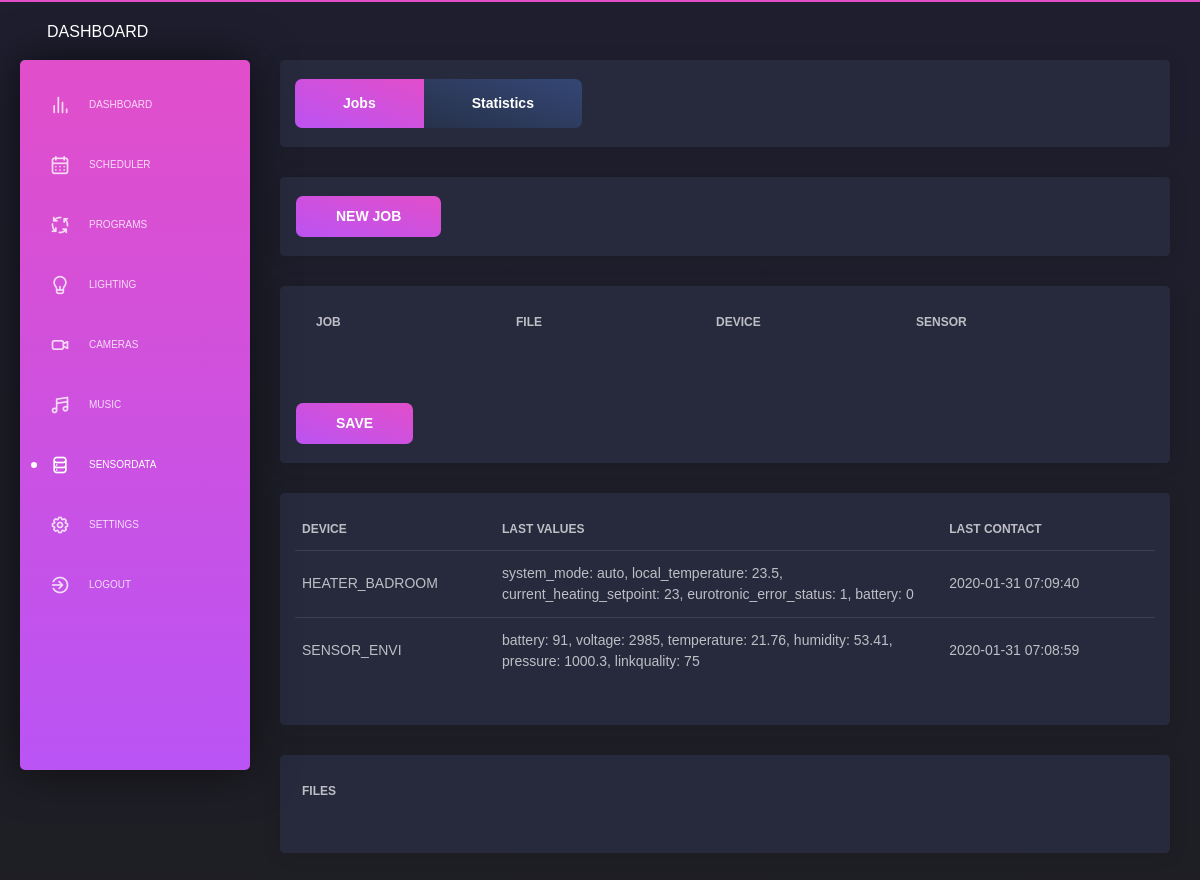
The app's page /sensordata/jobs (signed in), older data.
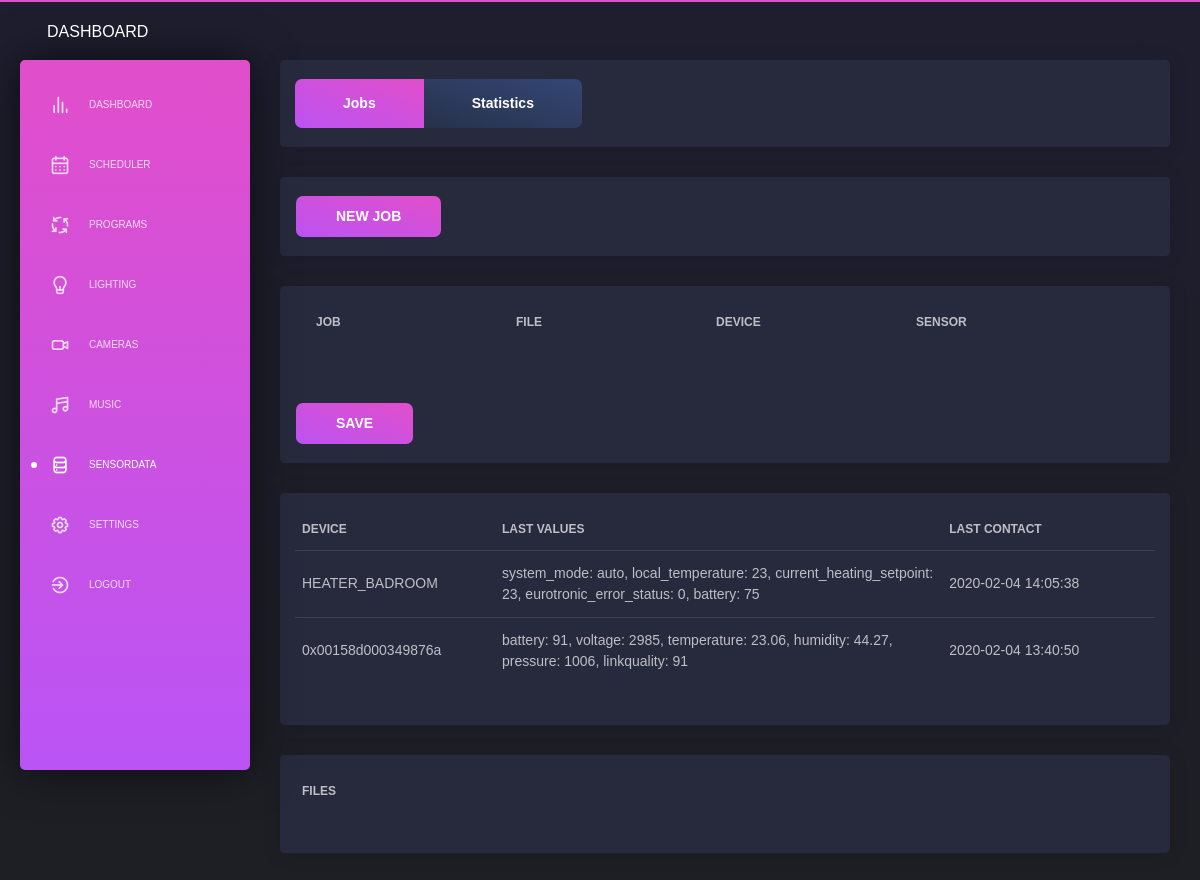
The same page, newer data.
### app/database/models.py (models this page shows)
class Devices(db.Model):
    __tablename__ = 'devices'
    id                            = db.Column(db.Integer, primary_key=True, autoincrement = True)
    name                          = db.Column(db.String(50), unique=True)
    gateway                       = db.Column(db.String(50))
    ieeeAddr                      = db.Column(db.String(50), unique=True)
    model                         = db.Column(db.String(50))
    device_type                   = db.Column(db.String(50))
    description                   = db.Column(db.String(200))
    input_values                  = db.Column(db.String(200))
    input_events                  = db.Column(db.String(200))
    commands                      = db.Column(db.String(200))
    commands_json                 = db.Column(db.String(200))
    last_contact                  = db.Column(db.String(50))
    last_values_json              = db.Column(db.String(200))
    last_values_string            = db.Column(db.String(200))
    exception_option              = db.Column(db.String(50), server_default=("None"))
    exception_setting             = db.Column(db.String(50), server_default=("None"))
    exception_sensor_ieeeAddr     = db.Column(db.String(50), server_default=("None"))
    exception_sensor_input_values = db.Column(db.String(50), server_default=("None"))
    exception_value_1             = db.Column(db.String(50), server_default=("None"))
    exception_value_2             = db.Column(db.String(50), server_default=("None"))
    exception_value_3             = db.Column(db.String(50), server_default=("None"))

### app/sites/sensordata_jobs.py (the view, shortened to what this page needs)
@app.route('/sensordata/jobs', methods=['GET', 'POST'])
@login_required
@permission_required
def sensordata_jobs():
    page_title       = 'Smarthome | Sensordata | Jobs'
    page_description = 'The sensordata jobs configuration page.'
    success_message_change_settings = []
    error_message_change_settings   = []
    success_message_add_job         = False
    error_message_add_job           = []
    error_message_datafile          = ""
    if session.get('delete_job_success', None) != None:
        success_message_change_settings.append(session.get('delete_job_success'))
        session['delete_job_success'] = None
    if session.get('delete_job_error', None) != None:
        error_message_change_settings.append(session.get('delete_job_error'))
        session['delete_job_error'] = None
    if session.get('error_download_datafile', None) != None:
        error_message_datafile = session.get('error_download_datafile')
        session['error_download_datafile'] = None
    """ ######### """
    """  add job  """
    """ ######### """
    if request.form.get("add_sensordata_job") != None:
        result = ADD_SENSORDATA_JOB()
        if result != True:
            error_message_add_job.append(result)
        else:
            success_message_add_job = True
    """ ############ """
    """  table jobs  """
    """ ############ """
    list_sensordata_jobs  = GET_ALL_SENSORDATA_JOBS()
    dropdown_list_devices = GET_ALL_DEVICES("sensors")
    list_sensordata_files = GET_SENSORDATA_FILES()
    list_sensors          = GET_ALL_DEVICES("sensors")
    data = {'navigation': 'sensordata'}
    timestamp = str(datetime.datetime.now().strftime("%Y-%m-%d %H:%M:%S"))
    try:
        device_1_input_values = "Sensor,------------------," + GET_DEVICE_BY_ID(1).input_values
        device_1_input_values = device_1_input_values.replace(" ", "")
    except:
        device_1_input_values = ""
    try:
        device_2_input_values = "Sensor,------------------," + GET_DEVICE_BY_ID(2).input_values
        device_2_input_values = device_2_input_values.replace(" ", "")
    except:
        device_2_input_values = ""
    try:
        device_3_input_values = "Sensor,------------------," + GET_DEVICE_BY_ID(3).input_values
        device_3_input_values = device_3_input_values.replace(" ", "")
    except:
        device_3_input_values = ""
    try:
        device_4_input_values = "Sensor,------------------," + GET_DEVICE_BY_ID(4).input_values
        device_4_input_values = device_4_input_values.replace(" ", "")
    except:
        device_4_input_values = ""
    try:
        device_5_input_values = "Sensor,------------------," + GET_DEVICE_BY_ID(5).input_values
        device_5_input_values = device_5_input_values.replace(" ", "")
    except:
        device_5_input_values = ""
    try:
        device_6_input_values = "Sensor,------------------," + GET_DEVICE_BY_ID(6).input_values
        device_6_input_values = device_6_input_values.replace(" ", "")
    except:
        device_6_input_values = ""
    try:
        device_7_input_values = "Sensor,------------------," + GET_DEVICE_BY_ID(7).input_values
        device_7_input_values = device_7_input_values.replace(" ", "")
    except:
        device_7_input_values = ""
    try:
        device_8_input_values = "Sensor,------------------," + GET_DEVICE_BY_ID(8).input_values
        device_8_input_values = device_8_input_values.replace(" ", "")
    except:
        device_8_input_values = ""
    try:
        device_9_input_values = "Sensor,------------------," + GET_DEVICE_BY_ID(9).input_values
        device_9_input_values = device_9_input_values.replace(" ", "")
    except:
        device_9_input_values = ""
    try:
        device_10_input_values = "Sensor,------------------," + GET_DEVICE_BY_ID(10).input_values
        device_10_input_values = device_10_input_values.replace(" ", "")
    except:
        device_10_input_values = ""
    try:
        device_11_input_values = "Sensor,------------------," + GET_DEVICE_BY_ID(11).input_values
        device_11_input_values = device_11_input_values.replace(" ", "")
    except:
        device_11_input_values = ""
    try:
        device_12_input_values = "Sensor,------------------," + GET_DEVICE_BY_ID(12).input_values
        device_12_input_values = device_12_input_values.replace(" ", "")
    except:
        device_12_input_values = ""
    try:
        device_13_input_values = "Sensor,------------------," + GET_DEVICE_BY_ID(13).input_values
        device_13_input_values = device_13_input_values.replace(" ", "")
    except:
        device_13_input_values = ""
    try:
        device_14_input_values = "Sensor,------------------," + GET_DEVICE_BY_ID(14).input_values
        device_14_input_values = device_14_input_values.replace(" ", "")
    except:
        device_14_input_values = ""
    try:
        device_15_input_values = "Sensor,------------------," + GET_DEVICE_BY_ID(15).input_values
        device_15_input_values = device_15_input_values.replace(" ", "")
    except:
        device_15_input_values = ""
    try:
        device_16_input_values = "Sensor,------------------," + GET_DEVICE_BY_ID(16).input_values
        device_16_input_values = device_16_input_values.replace(" ", "")
    except:
        device_16_input_values = ""
    try:
        device_17_input_values = "Sensor,------------------," + GET_DEVICE_BY_ID(17).input_values
        device_17_input_values = device_17_input_values.replace(" ", "")
    except:
        device_17_input_values = ""
    try:
        device_18_input_values = "Sensor,------------------," + GET_DEVICE_BY_ID(18).input_values
        device_18_input_values = device_18_input_values.replace(" ", "")
    except:
        device_18_input_values = ""
    try:
        device_19_input_values = "Sensor,------------------," + GET_DEVICE_BY_ID(19).input_values
        device_19_input_values = device_19_input_values.replace(" ", "")
    except:
        device_19_input_values = ""
    try:
        device_20_input_values = "Sensor,------------------," + GET_DEVICE_BY_ID(20).input_values
        device_20_input_values = device_20_input_values.replace(" ", "")
    except:
        device_20_input_values = ""
    try:
        device_21_input_values = "Sensor,------------------," + GET_DEVICE_BY_ID(21).input_values
        device_21_input_values = device_21_input_values.replace(" ", "")
    except:
        device_21_input_values = ""
    try:
        device_22_input_values = "Sensor,------------------," + GET_DEVICE_BY_ID(22).input_values
        device_22_input_values = device_22_input_values.replace(" ", "")
    except:
        device_22_input_values = ""
    try:
        device_23_input_values = "Sensor,------------------," + GET_DEVICE_BY_ID(23).input_values
        device_23_input_values = device_23_input_values.replace(" ", "")
    except:
        device_23_input_values = ""
    try:
        device_24_input_values = "Sensor,------------------," + GET_DEVICE_BY_ID(24).input_values
        device_24_input_values = device_24_input_values.replace(" ", "")
    except:
        device_24_input_values = ""
    try:
        device_25_input_values = "Sensor,------------------," + GET_DEVICE_BY_ID(25).input_values
        device_25_input_values = device_25_input_values.replace(" ", "")
    except:
        device_25_input_values = ""
    return render_template('layouts/default.html',
                            data=data,
                            title=page_title,
                            description=page_description,
                            content=render_template( 'pages/sensordata_jobs.html',
                                                    success_message_change_settings=success_message_change_settings,
                                                    error_message_change_settings=error_message_change_settings,
                                                    success_message_add_job=success_message_add_job,
                                                    error_message_add_job=error_message_add_job,
                                                    error_message_datafile=error_message_datafile,
                                                    list_sensordata_jobs=list_sensordata_jobs,
                                                    dropdown_list_devices=dropdown_list_devices,
                                                    list_sensordata_files=list_sensordata_files,
                                                    list_sensors=list_sensors,
                                                    device_1_input_values=device_1_input_values,
                                                    device_2_input_values=device_2_input_values,
                                                    device_3_input_values=device_3_input_values,
                                                    device_4_input_values=device_4_input_values,
                                                    device_5_input_values=device_5_input_values,
                                                    device_6_input_values=device_6_input_values,
                                                    device_7_input_values=device_7_input_values,
                                                    device_8_input_values=device_8_input_values,
                                                    device_9_input_values=device_9_input_values,
                                                    device_10_input_values=device_10_input_values,
                                                    device_11_input_values=device_11_input_values,
                                                    device_12_input_values=device_12_input_values,
                                                    device_13_input_values=device_13_input_values,
                                                    device_14_input_values=device_14_input_values,
                                                    device_15_input_values=device_15_input_values,
                                                    device_16_input_values=device_16_input_values,
                                                    device_17_input_values=device_17_input_values,
                                                    device_18_input_values=device_18_input_values,
                                                    device_19_input_values=device_19_input_values,
                                                    device_20_input_values=device_20_input_values,
                                                    device_21_input_values=device_21_input_values,
                                                    device_22_input_values=device_22_input_values,
                                                    device_23_input_values=device_23_input_values,
                                                    device_24_input_values=device_24_input_values,
                                                    device_25_input_values=device_25_input_values,
                                                    timestamp=timestamp,
                                                    )
                           )

### app/templates/pages/sensordata_jobs.html (shortened to what this page needs)
      <div class="content">
        <div class="row">
          <div class="col-md-12">
            <div class="card ">
              <div class="card-footer">
                <div class="btn-group flex-wrap" role="group" aria-label="Basic example">
                  <a href="/sensordata/jobs" class="btn btn-primary btn-lg" role="button" aria-pressed="true">Jobs</a>
                  <a href="/sensordata/statistics" class="btn btn-secondary btn-lg" role="button" aria-pressed="true">Statistics</a>
                </div>
              </div>
            </div>
            <div class="card">
              <form method="POST">
                <div class="card-footer">
                  <button type="submit" onclick="window.location.href='/sensordata/jobs#'" name="add_sensordata_job" class="btn btn-fill btn-primary">NEW JOB</button>
                </div>
              </form>
            </div>
            <div class="card ">
              <form method="POST">
                <div class="card-body">
                  <div class="table-responsive">
                    <table class="table tablesorter">
                      <thead>
                        <th scope="col" style="width:3%"></th>
                        <th scope="col" style="width:18%" class="minwidth_200">Job</th>
                        <th scope="col" style="width:18%" class="minwidth_200">File</th>
                        <th scope="col" style="width:18%" class="minwidth_200">Device</th>
                        <th scope="col" style="width:18%" class="minwidth_200">Sensor</th>
                        <th></th>
                        <th scope="col" style="width:15%" class="minwidth_100"></th>
                      </thead>
                    </table>
                  </div>
                </div>
                <div class="card-footer">
                  <button type="submit" onclick="window.location.href='/sensordata/jobs#table_sensordata_jobs'" name="save_sensordata_jobs_settings" class="btn btn-fill btn-primary">SAVE</button>
                </div>
              </form>
            </div>
            <div class="card ">
              <div class="card-body">
                <div class="table-responsive">
                  <table class="table tablesorter">
                    <thead>
                      <th scope="col" style="width:20%" class="minwidth_200">Device</th>
                      <th scope="col" style="width:55%" class="minwidth_300">Last Values</th>
                      <th scope="col" style="width:25%" class="minwidth_200">Last Contact</th>
                    </thead>
                    <tbody>
                      {% for entry in list_sensors %}
                      <tr>
                        <td>
                          {{ entry.name }}
                        </td>
                        <td>
                          {{ entry.last_values_string }}
                        </td>
                        <td>
                          {{ entry.last_contact }}
                        </td>
                      </tr>
                      {% endfor %}
                    </tbody>
                  </table>
                </div>
              </div>
            </div>
            <div class="card ">
              <div class="card-body">
                {% if list_plants_datafiles != "No Files founded" %}
                  <div class="table-responsive">
                    <table class="table tablesorter">
                      <thead>
                        <th scope="col" style="width:77%" class="minwidth_200">Files</th>
                        <th scope="col" style="width:10%"></th>
                        <th scope="col" style="width:10%"></th>
                      </thead>
                    </table>
                  </div>
                {% else %}
                  {{ list_sensordata_files }}
                {% endif %}
              </div>
            </div>
          </div>
        </div>
      </div>

Row changes from the older to the newer data that the page shows:
no longer on this page (row edited): Devices: name "SENSOR_ENVI", last_values_string "battery: 91, voltage: 2985, temperature: 21.76, humidity: 53.41, pressure: 1000.3, linkquality: 75", last_contact "2020-01-31 07:08:59"
changed Devices "HEATER_BADROOM": last_values_string "system_mode: auto, local_temperature: 23.5, current_heating_setpoint: 23, eurotronic_error_status: 1, battery: 0" → "system_mode: auto, local_temperature: 23, current_heating_setpoint: 23, eurotronic_error_status: 0, battery: 75"; last_contact "2020-01-31 07:09:40" → "2020-02-04 14:05:38"
now on this page (row edited): Devices: name "0x00158d000349876a", last_values_string "battery: 91, voltage: 2985, temperature: 23.06, humidity: 44.27, pressure: 1006, linkquality: 91", last_contact "2020-02-04 13:40:50"
